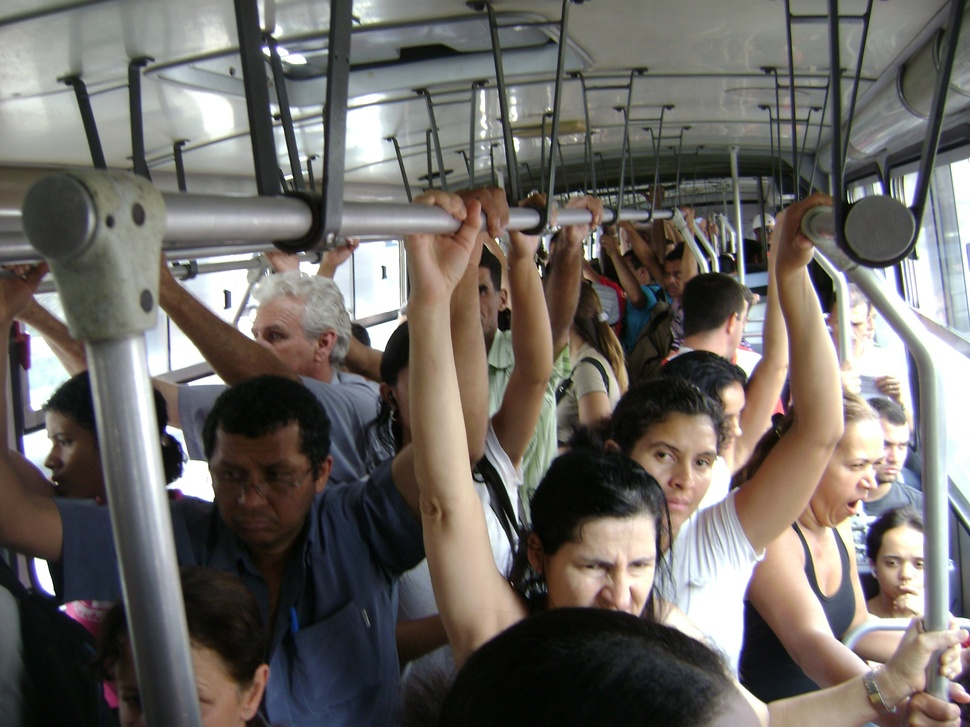
#> input picture people3.jpg, 970 x 727 px, shrunk from 2048 x 1536 before the run
$ python PeopleCount2.py
#> lines starting #> are read from the running program, lines starting #| are printed output that depends on the picture
import cv2

#face_cascade = cv2.CascadeClassifier('haarcascade_frontalface_default.xml')
face_cascade = cv2.CascadeClassifier('cascadeH5.xml')
image = cv2.imread('people3.jpg')
#> image is the input picture: shape (727, 970, 3); mean B, G, R 99.7, 104, 108.7
gray = cv2.cvtColor(image, cv2.COLOR_BGR2GRAY)
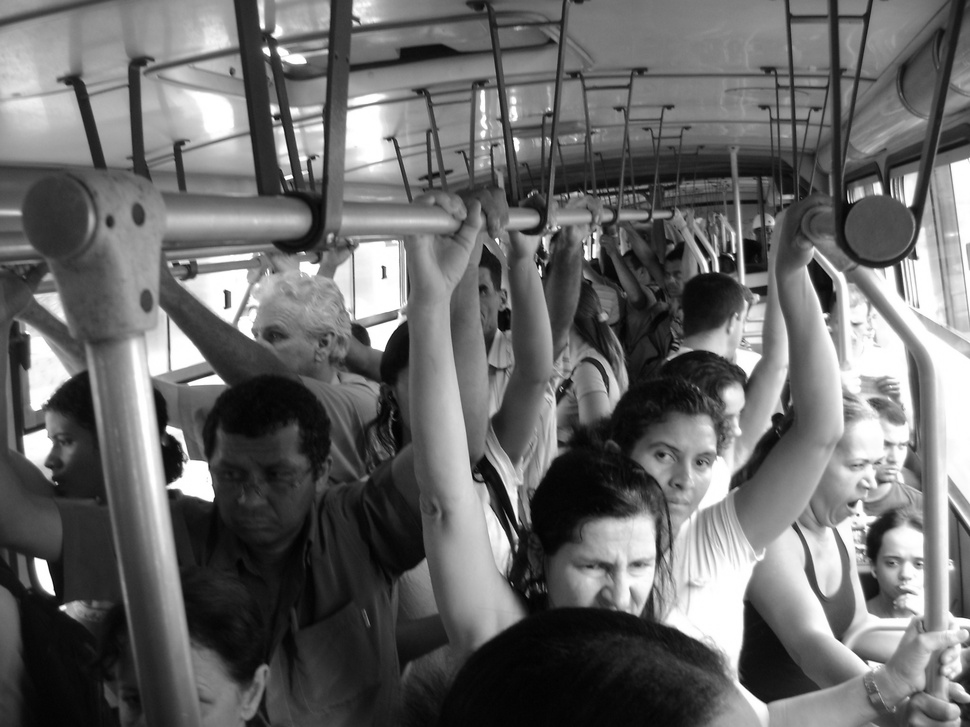
#> gray: shape (727, 970); min 0, max 255, mean 104.9

faces = face_cascade.detectMultiScale(
    gray,
    scaleFactor=1.1,
    minNeighbors=3,
    minSize=(30, 30),
    flags = cv2.CASCADE_SCALE_IMAGE
)
#> faces = 16 rows, first 6: [809, 458, 41, 41], [727, 542, 75, 75], [918, 636, 41, 41], [19, 164, 58, 58], [611, 248, 85, 85], [35, 478, 94, 94]

print("Found {0} faces!".format(len(faces)))
#| Found 16 faces!

$ run again, with people1.jpg copied over people3.jpg
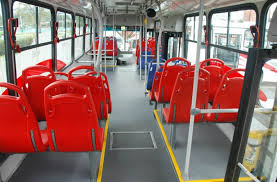
#> input picture people1.jpg, 277 x 182 px
#> image is the input picture: shape (182, 277, 3); mean B, G, R 101.5, 106.2, 142.6
#> `gray = cv2.cvtColor(image, cv2.COLOR_BGR2GRAY)`:
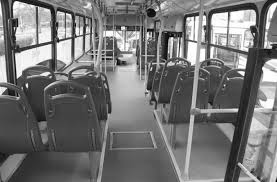
#> gray: shape (182, 277); min 1, max 255, mean 116.5
#> faces = [[94, 119, 46, 46]]
#| Found 1 faces!

$ run again, with people2.jpg copied over people3.jpg
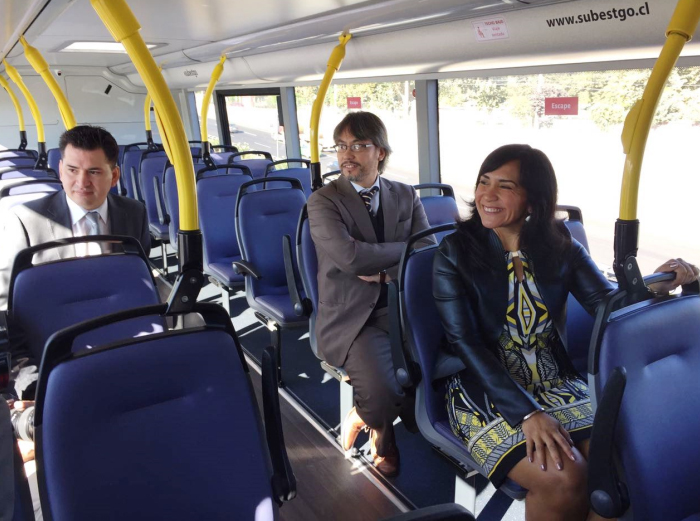
#> input picture people2.jpg, 700 x 521 px
#> image is the input picture: shape (521, 700, 3); mean B, G, R 112.8, 104.8, 107.2
#> `gray = cv2.cvtColor(image, cv2.COLOR_BGR2GRAY)`:
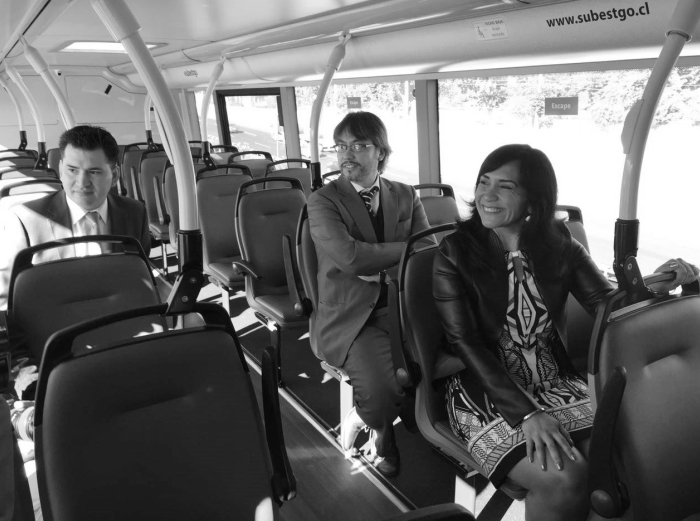
#> gray: shape (521, 700); min 5, max 255, mean 106.4
#> faces = [[236, 187, 80, 80], [554, 365, 109, 109], [122, 74, 92, 92], [86, 125, 113, 113], [555, 300, 116, 116], [522, 300, 105, 105], [231, 311, 116, 116], [223, 135, 119, 119], [391, 185, 155, 155], [296, 89, 132, 132]]
#| Found 10 faces!

$ run again, with people4.jpg copied over people3.jpg
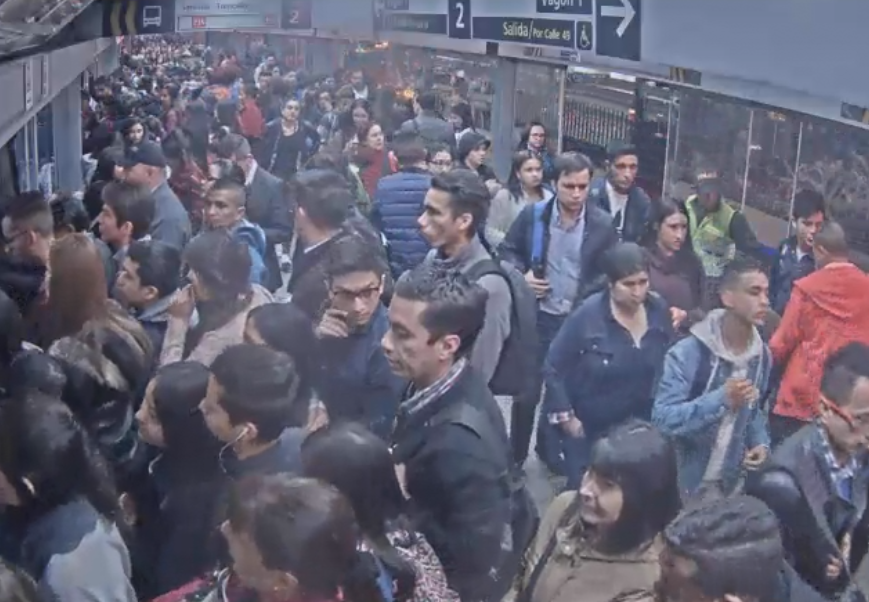
#> input picture people4.jpg, 869 x 602 px
#> image is the input picture: shape (602, 869, 3); mean B, G, R 115.9, 98.8, 99.9
#> `gray = cv2.cvtColor(image, cv2.COLOR_BGR2GRAY)`:
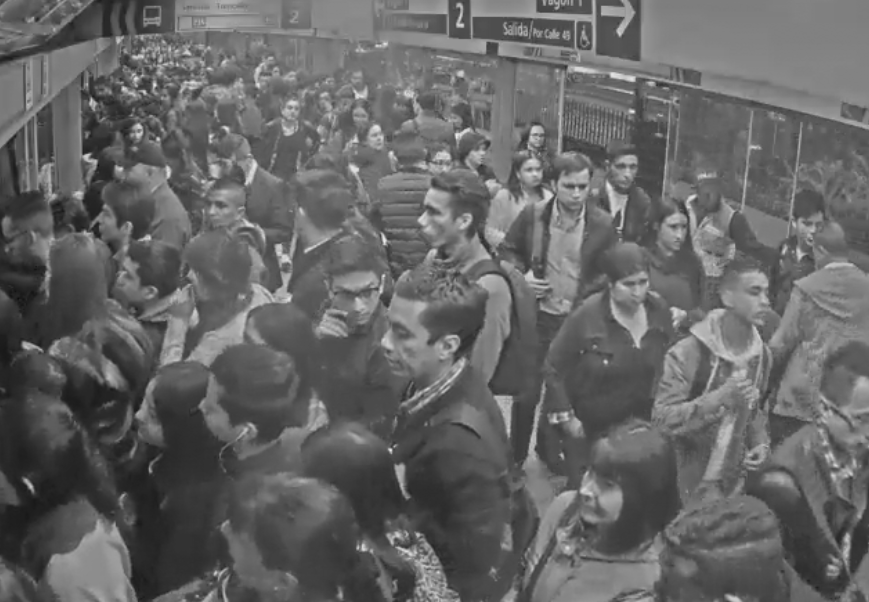
#> gray: shape (602, 869); min 13, max 238, mean 101
#> faces = 25 rows, first 6: [497, 200, 53, 53], [552, 312, 46, 46], [349, 340, 50, 50], [211, 222, 47, 47], [732, 451, 44, 44], [666, 305, 79, 79]
#| Found 25 faces!
